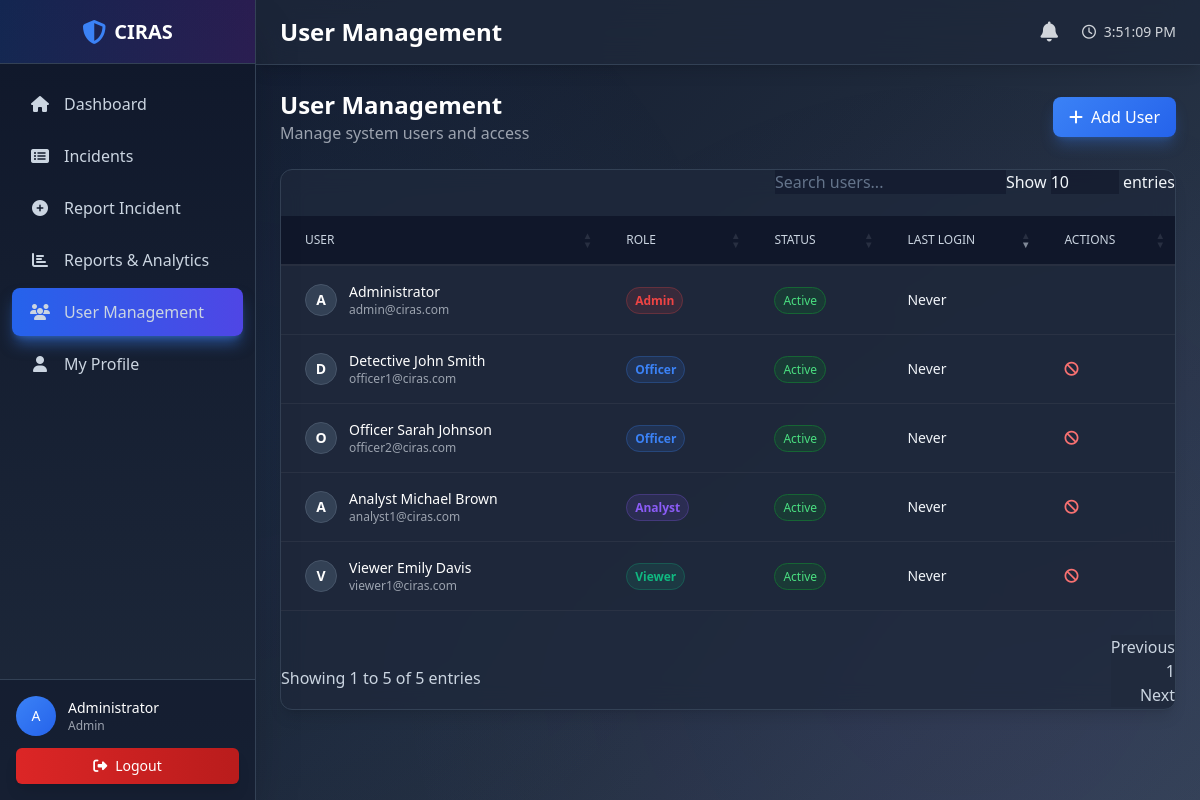
/users.php (signed in), run on the app's committed database.
### tables this page shows
CREATE TABLE IF NOT EXISTS `users` (
  `user_id` int(11) NOT NULL AUTO_INCREMENT,
  `username` varchar(100) NOT NULL,
  `email` varchar(255) NOT NULL,
  `password_hash` varchar(255) NOT NULL,
  `full_name` varchar(255) NOT NULL,
  `badge_number` varchar(50) DEFAULT NULL,
  `phone` varchar(20) DEFAULT NULL,
  `role_id` int(11) NOT NULL,
  `department` varchar(100) DEFAULT NULL,
  `is_active` tinyint(1) NOT NULL DEFAULT 1,
  `last_login` datetime DEFAULT NULL,
  `created_at` timestamp NOT NULL DEFAULT CURRENT_TIMESTAMP,
  `updated_at` timestamp NOT NULL DEFAULT CURRENT_TIMESTAMP ON UPDATE CURRENT_TIMESTAMP,
  PRIMARY KEY (`user_id`),
  UNIQUE KEY `username` (`username`),
  UNIQUE KEY `email` (`email`),
  KEY `role_id` (`role_id`),
  CONSTRAINT `users_ibfk_1` FOREIGN KEY (`role_id`) REFERENCES `user_roles` (`role_id`)
);

CREATE TABLE IF NOT EXISTS `user_roles` (
  `role_id` int(11) NOT NULL AUTO_INCREMENT,
  `role_name` varchar(50) NOT NULL,
  `role_description` text,
  `created_at` timestamp NOT NULL DEFAULT CURRENT_TIMESTAMP,
  PRIMARY KEY (`role_id`),
  UNIQUE KEY `role_name` (`role_name`)
);

### includes/auth.php (called while the page is built, shortened)
<?php
require_once __DIR__ . '/db.php';
require_once __DIR__ . '/functions.php';
$userId = $_SESSION['user_id'];
$stmt = $pdo->prepare("
    SELECT u.*, ur.role_name
    FROM users u
    INNER JOIN user_roles ur ON u.role_id = ur.role_id
    WHERE u.user_id = ? AND u.is_active = 1
");
$stmt->execute([$userId]);
$currentUser = $stmt->fetch();

### includes/functions.php (called while the page is built, shortened)
<?php
function hasPermission($pdo, $userId, $permissionName) {
    $stmt = $pdo->prepare("
        SELECT ur.role_name
        FROM users u
        INNER JOIN user_roles ur ON u.role_id = ur.role_id
        WHERE u.user_id = ?
    ");
    $stmt->execute([$userId]);
    $roleName = $stmt->fetchColumn();
    $matrix = [
        'Admin' => [
            'create_incident', 'edit_any_incident', 'delete_incident',
            'view_all_incidents', 'view_incidents',
            'upload_evidence', 'assign_cases',
            'generate_reports', 'manage_users'
        ],
        'Officer' => [
            'create_incident', 'edit_assigned_incident',
            'view_assigned_incidents', 'view_incidents',
            'upload_evidence'
        ],
        'Analyst' => [
            'view_all_incidents', 'view_incidents',
            'generate_reports'
        ],
        'Viewer' => [
            'create_incident', 'view_my_incidents', 'view_incidents'
        ]
    ];
    $permissions = $matrix[$roleName] ?? [];
    return in_array($permissionName, $permissions);
}

### users.php (the view, shortened to what this page needs)
<?php
$pageTitle = 'User Management';
require_once __DIR__ . '/includes/header.php';
require_once __DIR__ . '/includes/sidebar.php';
$stmt = $pdo->query("
    SELECT u.*, r.role_name
    FROM users u
    INNER JOIN user_roles r ON u.role_id = r.role_id
    ORDER BY u.created_at DESC
");
$users = $stmt->fetchAll();
function getRoleColor($roleName) {
    switch ($roleName) {
        case 'Admin': return '#ef4444';
        case 'Officer': return '#3b82f6';
        case 'Analyst': return '#8b5cf6';
        case 'Viewer': return '#10b981';
    }
}
?>
<div class="mb-6 flex justify-between items-center">
    <div>
        <h1 class="text-2xl font-bold text-white">User Management</h1>
        <p class="text-gray-400">Manage system users and access</p>
    </div>
    <button onclick="document.getElementById('addUserModal').classList.remove('hidden')"
            class="px-4 py-2 bg-blue-600 text-white rounded-lg hover:bg-blue-700 shadow-lg shadow-blue-500/30 transition-all flex items-center">
        <i class="fas fa-plus mr-2"></i>Add User
    </button>
</div>
<div class="bg-slate-800/80 backdrop-blur-md rounded-xl shadow-lg overflow-hidden border border-slate-700">
    <div class="overflow-x-auto">
        <table id="usersTable" class="w-full text-left border-collapse">
            <thead class="bg-slate-900/50 text-gray-400 uppercase text-xs">
                <tr>
                    <th class="px-6 py-4 font-medium border-b border-slate-700">User</th>
                    <th class="px-6 py-4 font-medium border-b border-slate-700">Role</th>
                    <th class="px-6 py-4 font-medium border-b border-slate-700">Status</th>
                    <th class="px-6 py-4 font-medium border-b border-slate-700">Last Login</th>
                    <th class="px-6 py-4 font-medium border-b border-slate-700">Actions</th>
                </tr>
            </thead>
            <tbody class="divide-y divide-slate-700 text-sm">
                <?php foreach ($users as $user): ?>
                <tr class="hover:bg-slate-700/30 transition-colors">
                    <td class="px-6 py-4">
                        <div class="flex items-center">
                            <div class="h-8 w-8 rounded-full bg-slate-700 flex items-center justify-center text-white font-bold mr-3 border border-slate-600">
                                <?php echo strtoupper(substr($user['full_name'], 0, 1)); ?>
                            </div>
                            <div>
                                <p class="font-medium text-white"><?php echo htmlspecialchars($user['full_name']); ?></p>
                                <p class="text-gray-400 text-xs"><?php echo htmlspecialchars($user['email']); ?></p>
                            </div>
                        </div>
                    </td>
                    <td class="px-6 py-4">
                        <?php $roleColor = getRoleColor($user['role_name']); ?>
                        <span class="px-2 py-1 rounded-full text-xs font-semibold"
                              style="background-color: <?php echo $roleColor; ?>20; color: <?php echo $roleColor; ?>; border: 1px solid <?php echo $roleColor; ?>40;">
                            <?php echo htmlspecialchars($user['role_name']); ?>
                        </span>
                    </td>
                    <td class="px-6 py-4">
                        <?php if ($user['is_active']): ?>
                        <span class="px-2 py-1 bg-green-900/40 text-green-400 rounded-full text-xs border border-green-800">Active</span>
                        <?php else: ?>
                        <span class="px-2 py-1 bg-red-900/40 text-red-400 rounded-full text-xs border border-red-800">Disabled</span>
                        <?php endif; ?>
                    </td>
                    <td class="px-6 py-4 text-gray-400">
                        <?php echo $user['last_login'] ? formatDate($user['last_login']) : 'Never'; ?>
                    </td>
                    <td class="px-6 py-4">
                        <div class="flex space-x-2">
                            <?php if ($user['user_id'] != $currentUser['user_id']): ?>
                            <form method="POST" action="" class="inline">
                                <?php if ($user['is_active']): ?>
                                <button type="submit" class="text-red-400 hover:text-red-300" title="Disable User" onclick="return confirm('Disable this user?')">
                                    <i class="fas fa-ban"></i>
                                </button>
                                <?php else: ?>
                                <button type="submit" class="text-green-400 hover:text-green-300" title="Enable User">
                                    <i class="fas fa-check"></i>
                                </button>
                                <?php endif; ?>
                            </form>
                            <?php endif; ?>
                        </div>
                    </td>
                </tr>
                <?php endforeach; ?>
            </tbody>
        </table>
    </div>
</div>
<?php require_once __DIR__ . '/includes/footer.php'; ?>

### includes/sidebar.php (shortened to what this page needs)
<?php
require_once __DIR__ . '/auth.php';
$currentPage = basename($_SERVER['PHP_SELF']);
?>
<aside class="fixed left-0 top-0 z-40 h-screen w-64 bg-gradient-to-b from-slate-900 to-slate-800 text-white transition-transform border-r border-slate-700 shadow-2xl" id="sidebar">
    <div class="flex h-full flex-col">
        <div class="flex h-16 items-center justify-center border-b border-slate-700 bg-gradient-to-r from-blue-600/20 to-purple-600/20">
            <div class="flex items-center space-x-2">
                <i class="fas fa-shield-alt text-2xl text-blue-500"></i>
                <span class="text-xl font-bold">CIRAS</span>
            </div>
        </div>
        <nav class="flex-1 space-y-1 px-3 py-4 overflow-y-auto">
            <a href="dashboard.php" class="nav-item <?php echo $currentPage == 'dashboard.php' ? 'bg-gradient-to-r from-blue-600 to-indigo-600 shadow-lg shadow-blue-500/50' : 'hover:bg-slate-800/50'; ?>">
                <i class="fas fa-home"></i>
                <span>Dashboard</span>
            </a>
            <?php if ($currentUser['role_name'] !== 'Viewer'): ?>
            <a href="incidents.php" class="nav-item <?php echo $currentPage == 'incidents.php' ? 'bg-gradient-to-r from-blue-600 to-indigo-600 shadow-lg shadow-blue-500/50' : 'hover:bg-slate-800/50'; ?>">
                <i class="fas fa-list-alt"></i>
                <span>Incidents</span>
            </a>
            <?php endif; ?>
            <?php if (hasPermission($pdo, $currentUser['user_id'], 'create_incident')): ?>
            <a href="add-incident.php" class="nav-item <?php echo $currentPage == 'add-incident.php' ? 'bg-gradient-to-r from-blue-600 to-indigo-600 shadow-lg shadow-blue-500/50' : 'hover:bg-slate-800/50'; ?>">
                <i class="fas fa-plus-circle"></i>
                <span>Report Incident</span>
            </a>
            <?php endif; ?>
            <?php if (hasPermission($pdo, $currentUser['user_id'], 'generate_reports')): ?>
            <a href="reports.php" class="nav-item <?php echo $currentPage == 'reports.php' ? 'bg-gradient-to-r from-blue-600 to-indigo-600 shadow-lg shadow-blue-500/50' : 'hover:bg-slate-800/50'; ?>">
                <i class="fas fa-chart-bar"></i>
                <span>Reports & Analytics</span>
            </a>
            <?php endif; ?>
            <?php if (hasPermission($pdo, $currentUser['user_id'], 'manage_users')): ?>
            <a href="users.php" class="nav-item <?php echo $currentPage == 'users.php' ? 'bg-gradient-to-r from-blue-600 to-indigo-600 shadow-lg shadow-blue-500/50' : 'hover:bg-slate-800/50'; ?>">
                <i class="fas fa-users"></i>
                <span>User Management</span>
            </a>
            <?php endif; ?>
            <a href="profile.php" class="nav-item <?php echo $currentPage == 'profile.php' ? 'bg-gradient-to-r from-blue-600 to-indigo-600 shadow-lg shadow-blue-500/50' : 'hover:bg-slate-800/50'; ?>">
                <i class="fas fa-user"></i>
                <span>My Profile</span>
            </a>
        </nav>
        <div class="border-t border-slate-700 p-4 bg-slate-900/50">
            <div class="flex items-center space-x-3">
                <div class="flex-shrink-0">
                    <div class="h-10 w-10 rounded-full bg-blue-600 flex items-center justify-center">
                        <span class="text-sm font-medium"><?php echo strtoupper(substr($currentUser['full_name'], 0, 1)); ?></span>
                    </div>
                </div>
                <div class="flex-1 min-w-0">
                    <p class="text-sm font-medium truncate"><?php echo htmlspecialchars($currentUser['full_name']); ?></p>
                    <p class="text-xs text-gray-400 truncate"><?php echo htmlspecialchars($currentUser['role_name']); ?></p>
                </div>
            </div>
            <a href="logout.php" class="mt-3 block w-full rounded-md bg-gradient-to-r from-red-600 to-red-700 px-3 py-2 text-center text-sm font-medium text-white hover:from-red-700 hover:to-red-800 shadow-lg transition-all">
                <i class="fas fa-sign-out-alt mr-2"></i>Logout
            </a>
        </div>
    </div>
</aside>
<div class="lg:ml-64">
    <header class="sticky top-0 z-30 bg-slate-800/80 backdrop-blur-lg border-b border-slate-700 shadow-lg">
        <div class="flex h-16 items-center justify-between px-4 lg:px-6">
            <div class="flex items-center space-x-4">
                <h1 class="text-2xl font-bold text-white"><?php echo isset($pageTitle) ? $pageTitle : 'Dashboard'; ?></h1>
            </div>
            <div class="flex items-center space-x-4">
                <div class="relative">
                    <button id="notifications-btn" class="relative rounded-full p-2 text-gray-300 hover:bg-slate-700 cursor-pointer transition-all hover:text-white">
                        <i class="fas fa-bell text-xl"></i>
                    </button>
                </div>
                <div class="text-sm text-gray-300">
                    <i class="far fa-clock mr-1"></i>
                    <span id="current-time"></span>
                </div>
            </div>
        </div>
    </header>
    <main class="p-4 lg:p-6 pb-20">

### assets/css/style.css (style rules this page uses)
:root { --bg-primary: #0f172a; --bg-secondary: #1e293b; --bg-tertiary: #334155; --text-primary: #f1f5f9; --text-secondary: #cbd5e1; --accent-blue: #3b82f6; --accent-purple: #8b5cf6; }
.nav-item { display: flex; align-items: center; padding: 0.75rem 1rem; border-radius: 0.5rem; transition: all 0.3s cubic-bezier(0.4, 0, 0.2, 1); color: #cbd5e1; text-decoration: none; position: relative; }
.nav-item i { width: 1.5rem; margin-right: 0.75rem; text-align: center; }
.nav-item::before { content: ''; position: absolute; left: 0; top: 50%; transform: translateY(-50%); width: 3px; height: 0; background: linear-gradient(135deg, #3b82f6 0%, #8b5cf6 100%); border-radius: 0 3px 3px 0; transition: height 0.3s ease; }
table { font-size: 0.875rem; }
table thead th { background: rgba(15, 23, 42, 0.8) !important; color: #cbd5e1 !important; border-bottom: 2px solid rgba(255, 255, 255, 0.1) !important; }
table tbody td { border-bottom: 1px solid rgba(255, 255, 255, 0.05) !important; color: #f1f5f9 !important; }
a { color: #60a5fa; transition: color 0.2s; }

### includes/header.php (style rules this page uses)
body { background: linear-gradient(135deg, #0f172a 0%, #1e293b 50%, #334155 100%); color: #f1f5f9; min-height: 100vh; }
body::before { content: ''; position: fixed; top: 0; left: 0; right: 0; bottom: 0; background: radial-gradient(circle at 20% 50%, rgba(59, 130, 246, 0.05) 0%, transparent 50%), radial-gradient(circle at 80% 80%, rgba(139, 92, 246, 0.05) 0%, transparent 50%); z-index: 0; pointer-events: none; }
main { position: relative; z-index: 1; }
table { background: rgba(30, 41, 59, 0.8) !important; }
thead { background: rgba(15, 23, 42, 0.8) !important; }
.bg-blue-600 { background: linear-gradient(135deg, #3b82f6 0%, #2563eb 100%) !important; }

### data on the page
users: full_name "A", full_name "Administrator", role.role_name "Admin", email "admin@ciras.com", is_active "Active", shows "Never"
users: full_name "D", full_name "Detective John Smith", email "officer1@ciras.com", role.role_name "Officer", is_active "Active", shows "Never"
users: full_name "O", full_name "Officer Sarah Johnson", email "officer2@ciras.com", role.role_name "Officer", is_active "Active", shows "Never"
users: full_name "A", full_name "Analyst Michael Brown", email "analyst1@ciras.com", role.role_name "Analyst", is_active "Active", shows "Never"
users: full_name "V", full_name "Viewer Emily Davis", email "viewer1@ciras.com", role.role_name "Viewer", is_active "Active", shows "Never"

### other printed values
$pageTitle "User Management"
